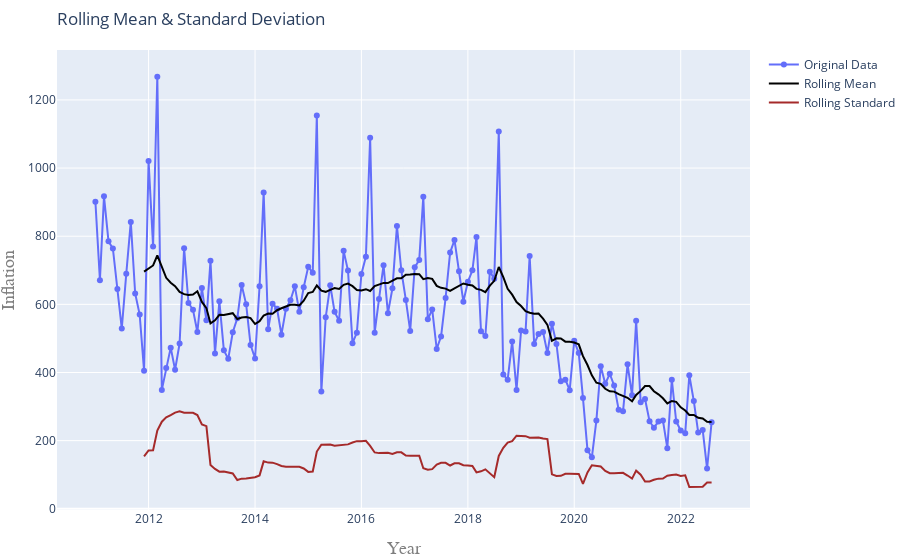

The cell this chart's notebook holds for it:
### Code cell
TestStationaryPlot(df.Orders)
adf_test(df.Orders)

### Figure 1 — Plotly figure (JSON) as saved in the notebook; plotly's stock layout.template omitted (floating-point values rounded to 4 significant figures; data arrays with more than 128 entries replaced by an {"elided": "..."} marker saying what was removed)
{"data": [{"mode": "lines+markers", "name": "Original Data", "type": "scatter", "x": {"elided": "140 str values"}, "y": {"elided": "140 int values"}}, {"line": {"color": "black", "width": 2}, "mode": "lines", "name": "Rolling Mean", "type": "scatter", "x": {"elided": "140 str values"}, "y": {"elided": "140 float values"}}, {"line": {"color": "brown", "width": 2}, "mode": "lines", "name": "Rolling Standard", "type": "scatter", "x": {"elided": "140 str values"}, "y": {"elided": "140 float values"}}], "layout": {"margin": {"b": 50, "l": 10, "r": 0, "t": 50}, "title": {"text": "Rolling Mean & Standard Deviation", "x": 0, "xref": "paper"}, "xaxis": {"title": {"font": {"color": "#7f7f7f", "family": "Courier New, monospace", "size": 18}, "text": "Year"}}, "yaxis": {"title": {"font": {"color": "#7f7f7f", "family": "Courier New, monospace", "size": 18}, "text": "Inflation"}}}}
